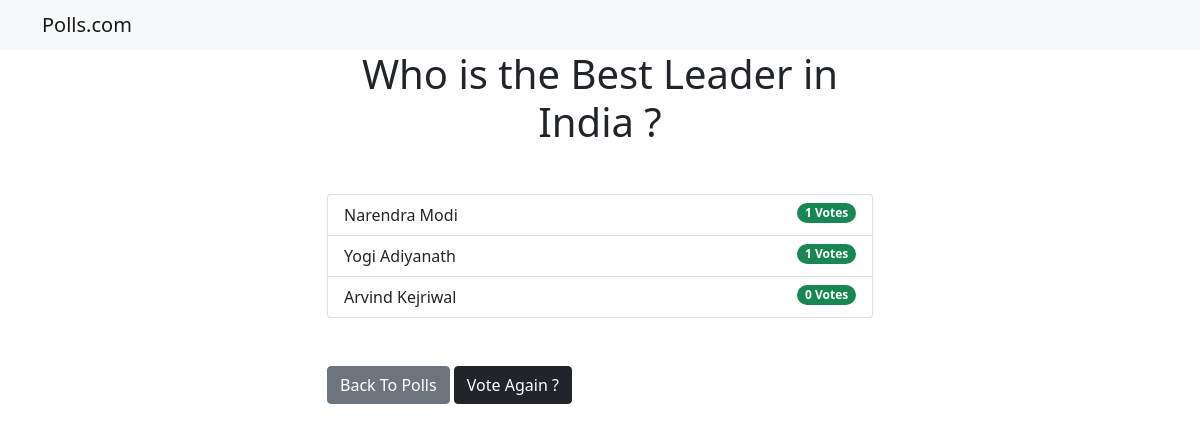
The app's page /3/results/ with its own data.
### polesapp/models.py (models this page shows, shortened)
class Question(models.Model):
    question_text = models.CharField(max_length=200)
    pub_date = models.DateTimeField('Date published')

class Choice(models.Model):
    question = models.ForeignKey(Question, on_delete=models.CASCADE)
    choice_text = models.CharField(max_length=200)
    votes = models.IntegerField(default = 0)

### polesapp/views.py (the view)
# urls.py: path("<int:question_id>/results/", views.results, name="results"),
def results(request, question_id):
    question = get_object_or_404(Question, pk=question_id)
    return render(request, 'results.html', {'question': question})

### templates/results.html
{% extends "base.html" %}
{% block content %}
<h1 class="mb-5 text-center">{{ question.question_text }}</h1>
<ul class="list-group mb-5">
    {% for choice in question.choice_set.all %}
    <li class="list-group-item">
        {{ choice.choice_text }} <span class="badge bg-success rounded-pill float-end">{{ choice.votes }} Votes</span>
    </li>
    {% endfor %}
</ul>
<a class="btn btn-secondary" href="{% url 'polesapp:index' %}"> Back To Polls </a>
<a class="btn btn-dark" href="{% url 'polesapp:details' question.id %}"> Vote Again ? </a>
{% endblock %}

### records on screen
Question: question_text "Who is the Best Leader in India ?"
Choice: choice_text "Narendra Modi", votes "1"
Choice: choice_text "Yogi Adiyanath", votes "1"
Choice: choice_text "Arvind Kejriwal", votes "0"
